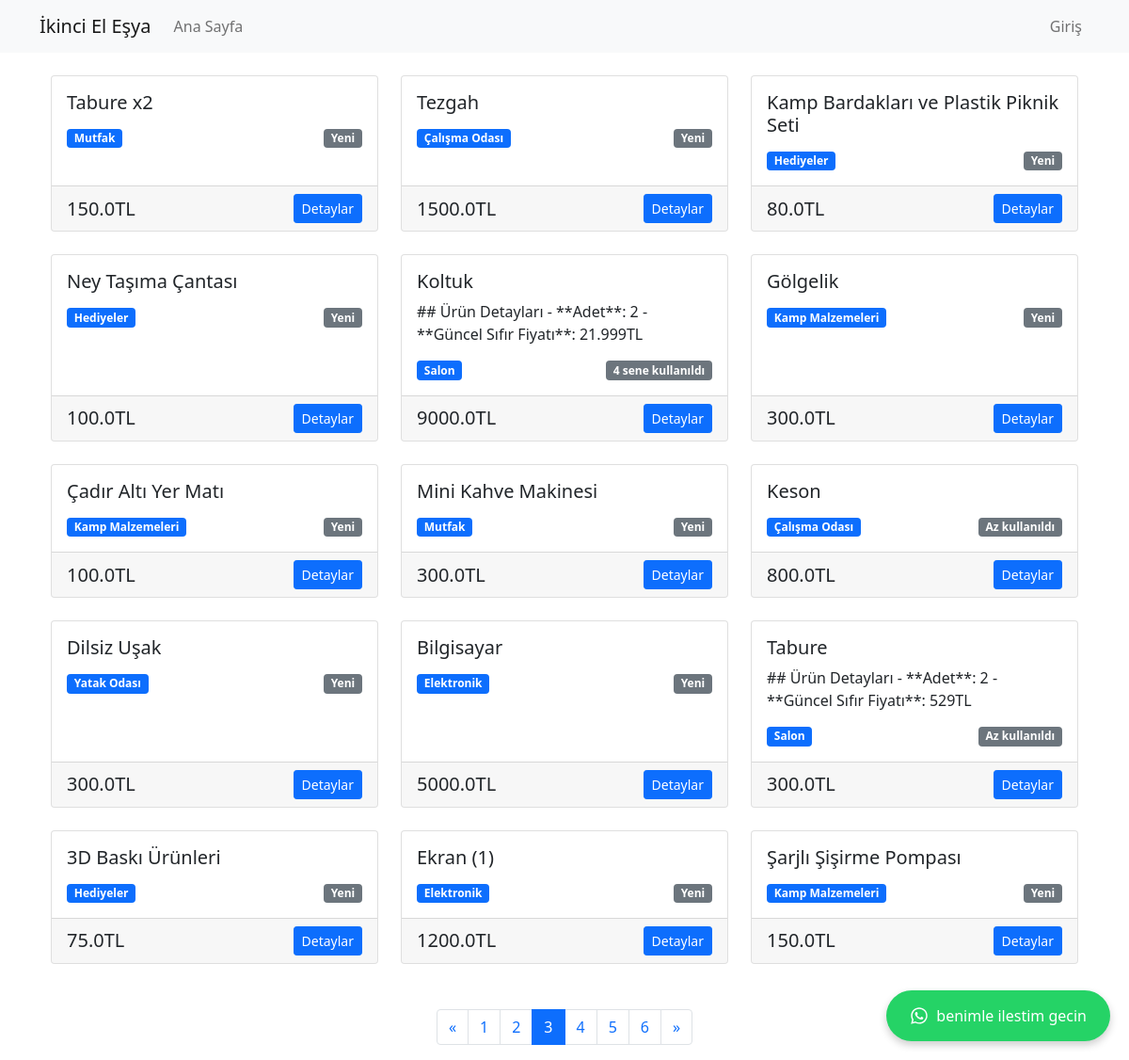
/?page=3, run on the app's committed database.
### models.py (models this page shows)
class Item(Base):
    __tablename__ = "items"
    id = Column(Integer, primary_key=True, index=True)
    title = Column(String, index=True)
    description = Column(String)
    price = Column(Float)
    condition = Column(String)
    user_id = Column(Integer)
    category_id = Column(Integer, ForeignKey("categories.id"))
    category = relationship("Category", back_populates="items")
    images = relationship("ItemImage", back_populates="item", cascade="all, delete-orphan")

class Category(Base):
    __tablename__ = "categories"
    id = Column(Integer, primary_key=True, index=True)
    name = Column(String, unique=True, index=True)
    description = Column(String, nullable=True)
    items = relationship("Item", back_populates="category")

### main.py (the view)
@app.get("/")
async def home(
    request: Request,
    page: int = Query(1, ge=1),
    db: Session = Depends(get_db)
):
    user = await get_current_user(request)
    per_page = 15
    total_items = db.query(models.Item).count()
    total_pages = (total_items + per_page - 1) // per_page
    items = db.query(models.Item)\
        .order_by(models.Item.id.desc())\
        .offset((page - 1) * per_page)\
        .limit(per_page)\
        .all()
    return templates.TemplateResponse("index.html", {
        "request": request,
        "items": items,
        "user": user,
        "current_page": page,
        "total_pages": total_pages,
        "has_next": page < total_pages,
        "has_prev": page > 1,
        "next_page": page + 1 if page < total_pages else None,
        "prev_page": page - 1 if page > 1 else None
    })

### templates/index.html (shortened to what this page needs)
{% extends "base.html" %}
{% block content %}
<div class="container mt-4">
    <div class="row">
        {% for item in items %}
        <div class="col-md-4 mb-4">
            <div class="card h-100">
                <div class="card-body">
                    <h5 class="card-title">{{ item.title }}</h5>
                    <p class="card-text">{{ item.description[:100] }}{% if item.description|length > 100 %}...{% endif %}</p>
                    <div class="d-flex justify-content-between align-items-center">
                        <span class="badge bg-primary">{{ item.category.name }}</span>
                        <span class="badge bg-secondary">{{ item.condition }}</span>
                    </div>
                </div>
                <div class="card-footer">
                    <div class="d-flex justify-content-between align-items-center">
                        <h5 class="mb-0">{{ item.price }}TL</h5>
                        <a href="/item/{{ item.id }}" class="btn btn-primary btn-sm">Detaylar</a>
                    </div>
                </div>
            </div>
        </div>
        {% endfor %}
    </div>
    {% if total_pages > 1 %}
    <nav aria-label="Page navigation" class="mt-4">
        <ul class="pagination justify-content-center">
            {% if has_prev %}
            <li class="page-item">
                <a class="page-link" href="/?page={{ prev_page }}" aria-label="Previous">
                    <span aria-hidden="true">&laquo;</span>
                </a>
            </li>
            {% endif %}
            {% for p in range(1, total_pages + 1) %}
            <li class="page-item {% if p == current_page %}active{% endif %}">
                <a class="page-link" href="/?page={{ p }}">{{ p }}</a>
            </li>
            {% endfor %}
            {% if has_next %}
            <li class="page-item">
                <a class="page-link" href="/?page={{ next_page }}" aria-label="Next">
                    <span aria-hidden="true">&raquo;</span>
                </a>
            </li>
            {% endif %}
        </ul>
    </nav>
    {% endif %}
</div>
{% endblock %}

### data on the page
Item: title "Tabure x2", category.name "Mutfak", condition "Yeni", price "150.0"
Item: title "Tezgah", category.name "Çalışma Odası", condition "Yeni", price "1500.0"
Item: title "Kamp Bardakları ve Plastik Piknik Seti", category.name "Hediyeler", condition "Yeni", price "80.0"
Item: title "Ney Taşıma Çantası", category.name "Hediyeler", condition "Yeni", price "100.0"
Item: title "Koltuk", description "## Ürün Detayları - **Adet**: 2 - **Güncel Sıfır Fiyatı**: 21.999TL", category.name "Salon", condition "4 sene kullanıldı", price "9000.0"
Item: title "Gölgelik", category.name "Kamp Malzemeleri", condition "Yeni", price "300.0"
Item: title "Çadır Altı Yer Matı", category.name "Kamp Malzemeleri", condition "Yeni", price "100.0"
Item: title "Mini Kahve Makinesi", category.name "Mutfak", condition "Yeni", price "300.0"
Item: title "Keson", category.name "Çalışma Odası", condition "Az kullanıldı", price "800.0"
Item: title "Dilsiz Uşak", category.name "Yatak Odası", condition "Yeni", price "300.0"
Item: title "Bilgisayar", category.name "Elektronik", condition "Yeni", price "5000.0"
Item: title "Tabure", description "## Ürün Detayları - **Adet**: 2 - **Güncel Sıfır Fiyatı**: 529TL", category.name "Salon", condition "Az kullanıldı", price "300.0"
Item: title "3D Baskı Ürünleri", category.name "Hediyeler", condition "Yeni", price "75.0"
Item: title "Ekran (1)", category.name "Elektronik", condition "Yeni", price "1200.0"
Item: title "Şarjlı Şişirme Pompası", category.name "Kamp Malzemeleri", condition "Yeni", price "150.0"

### other printed values
{{ p }} "1" "2" "3" "4" "5" "6"
